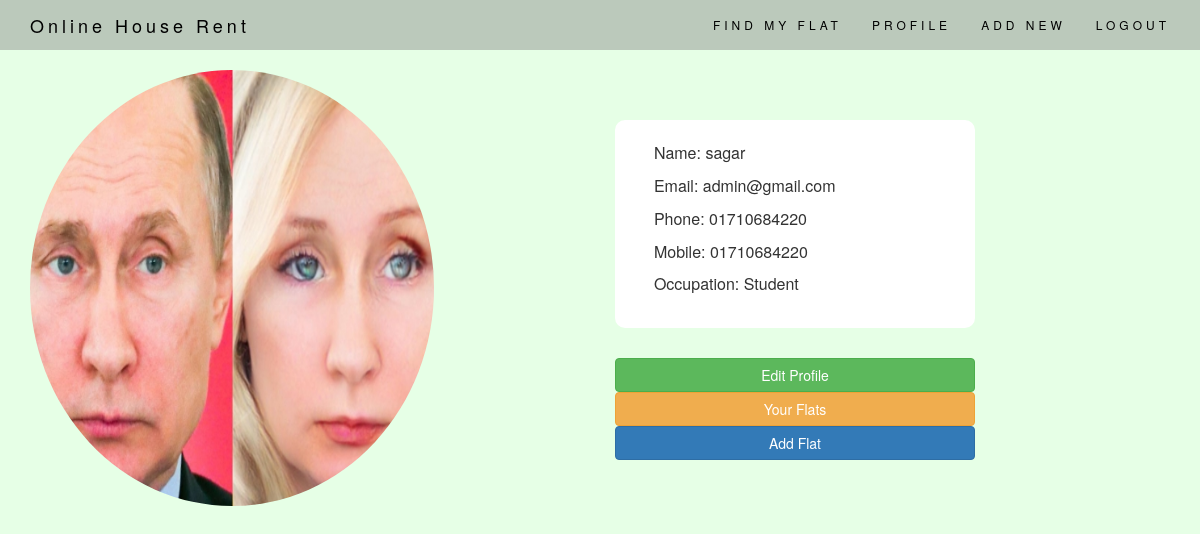
Screenshot of /profile_house_owner.php (signed in) with the database file from the repository.
### tables this page shows
CREATE TABLE `house_owner_table` (
  `house_owner_id` int(4) NOT NULL,
  `house_owner_password` varchar(150) NOT NULL,
  `house_owner_name` varchar(50) NOT NULL,
  `house_owner_occupation` varchar(30) NOT NULL,
  `house_owner_email` varchar(50) NOT NULL,
  `house_owner_phone` varchar(15) NOT NULL,
  `house_owner_mobile` varchar(15) NOT NULL,
  `house_owner_image` varchar(100) NOT NULL
);

### connection.php (called while the page is built)
<?php
	require 'function.php';
	try{
		$con=new PDO("mysql:host=localhost;dbname=house_rent_db","root","");
		$con->setAttribute(PDO::ATTR_ERRMODE, PDO::ERRMODE_EXCEPTION);
		$user = new USER($con);
	}
	 catch(PDOException $e)
		{
			 echo $e->getMessage();
		}
?>

### function.php (called while the page is built, shortened)
<?php
	class USER
	{
	    public $db;
	    function __construct($con)
	    {
	      $this->db = $con;
	    }
	public function getHouseOwnerId($id)
	{
		$select= $this->db->prepare("SELECT * FROM house_owner_table WHERE house_owner_id='$id'");
		$select->setFetchMode(PDO::FETCH_ASSOC);
		$select->execute();
		$torres=$select->fetch();
		return $torres;
	}
}
?>

### profile_house_owner.php (the view, shortened to what this page needs)
<?php
require 'connection.php';
$id=$_SESSION['id'];
$doc=$user->getHouseOwnerId($id);
?>
<!DOCTYPE html>
<html lang="en">
<head>
  <link type="text/css" rel="stylesheet" href="css/bootstrap.min.css">
  <link rel="stylesheet" href="https://maxcdn.bootstrapcdn.com/bootstrap/3.3.7/css/bootstrap.min.css">
 <link type="text/css" rel="stylesheet" href="css/font-awesome.min.css">
 <link type="text/css" rel="stylesheet" href="css/doctor_profile.css">
 <link type="text/css" rel="stylesheet" href="css/navbar.css">
 <link type="text/css" rel="stylesheet" href="styles/footer.css">
</head>
<body>
<?php
$user_type=$_SESSION['user_type'];
if($user_type=="House Owner")
{
 include 'navbar_house_owner.php';
 }
 else if($user_type="Customer")
 {
  include 'navbar_logged_in.php';
 }
?>
	<div class="container">
		<div class="row">
		<div class="profile">
			<div class="col-md-4">
				<img class="img-circle" alt="Cinque Terre" width="404" height="436" src="user_images/<?php if($doc['house_owner_image']==null)
				{
					echo "4.jpg";
					}
					else
					{
						echo $doc['house_owner_image'];
					}
					?>">
			</div>
			<div class="col-md-offset-2 col-md-4">
				<div class="details">
					<p><i class="fa fa-address-book" aria-hidden="true"></i> Name: <?php echo $doc['house_owner_name'];?> </p>
					<p><i class="fa fa-envelope" aria-hidden="true"></i> Email: <?php echo $doc['house_owner_email'];?> </p>
					<p><i class="fa fa-mobile" aria-hidden="true"></i> Phone: <?php echo $doc['house_owner_phone'];?> </p>
					<p><i class="fa fa-mobile" aria-hidden="true"></i> Mobile: <?php echo $doc['house_owner_mobile'];?> </p>
					<p><i class="fa fa-industry" aria-hidden="true"></i> Occupation: <?php echo $doc['house_owner_occupation'];?> </p>
				</div>
				<div class="list">
				<button type="button" onclick="window.location.href='edit_house_owner.php'" class="btn btn-success new"> Edit Profile</button>
				<br>
				<button type="button" onclick="window.location.href='view_my_flat.php'" class="btn btn-warning new"> Your Flats</button><br>
				<button type="button" onclick="window.location.href='add_flat.php'" class="btn btn-primary new"> Add Flat</button><br>
				</div>
			</div>
		</div>
		</div>
	</div>
</body>
</html>

### css/doctor_profile.css (style rules this page uses)
body { background: #E6FFE6; }
.profile { margin-top: 70px; }
.details { margin-top: 50px; border: 2px solid white; padding: 20px 20px 20px 20px; background-color: #FFF; border-radius: 10px; }
.list { margin-top: 30px; }
.new { width: 360px; }
.details { font-size: 16px; }

### rows the page displays
house_owner_table: house_owner_image (picture), house_owner_name "sagar", house_owner_email "admin@gmail.com", house_owner_phone "01710684220", house_owner_mobile "01710684220", house_owner_occupation "Student"
